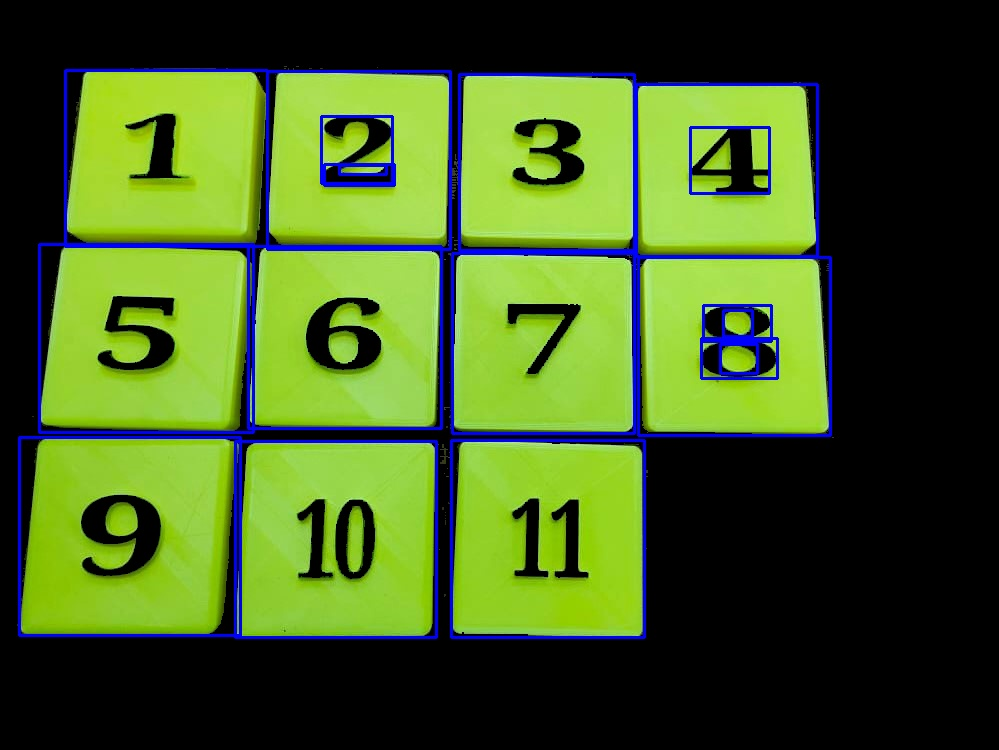
#> input picture rectangle.jpg, 999 x 750 px
$ python start_all.py
#> lines starting #> are read from the running program, lines starting #| are printed output that depends on the picture; after the words box and inside, x2 and y2 are one past the last pixel; in counts of white or black regions, pixels touching at a corner belong together
#> the answer given: rectangle.jpg
#> in img2photo, img is the input picture: shape (750, 999, 3); mean B, G, R 33.8, 93.1, 67.9
### getphoto.py
#1圖片轉尋找框
import cv2
import numpy as np


# [4 lines left out: function show_photo, not called in this run]

def imgq(img):
    # 轉灰度圖
    img = cv2.cvtColor(img, cv2.COLOR_BGR2GRAY)
#> img: shape (750, 999)
    # 侵蝕膨脹
    kernel = np.ones((5,5), np.uint8)
    img = cv2.erode(img, kernel)
    img = cv2.dilate(img, kernel)
    # 高斯濾波
    img = cv2.GaussianBlur(img, (3,3), 0)
    # 二值化
    ret, img = cv2.threshold(img, 127, 255, cv2.THRESH_BINARY)
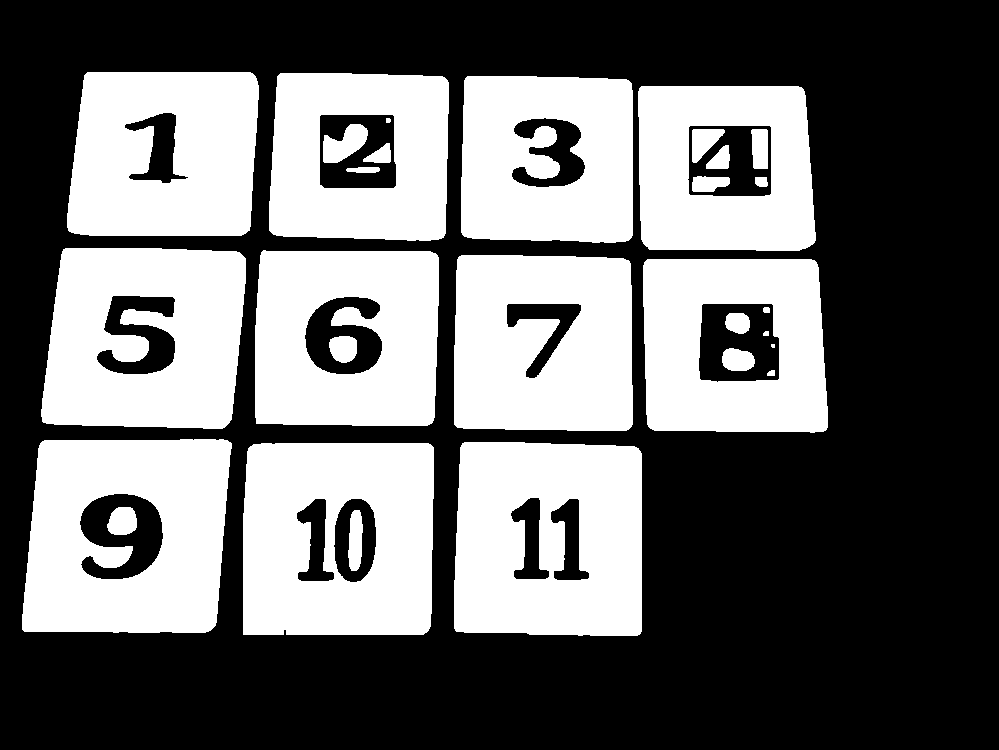
#> img: shape (750, 999); 41.8% white; 29 white regions (1 under 20 px), largest, box (x1, y1, x2, y2) and area: (454, 442, 642, 636) 32352, (22, 439, 232, 633) 32301, (243, 443, 434, 635) 31769
    return img

def imgtreat(img):
    img = imgq(img)
    # canny邊緣檢測
    img = cv2.Canny(img, 100, 300)
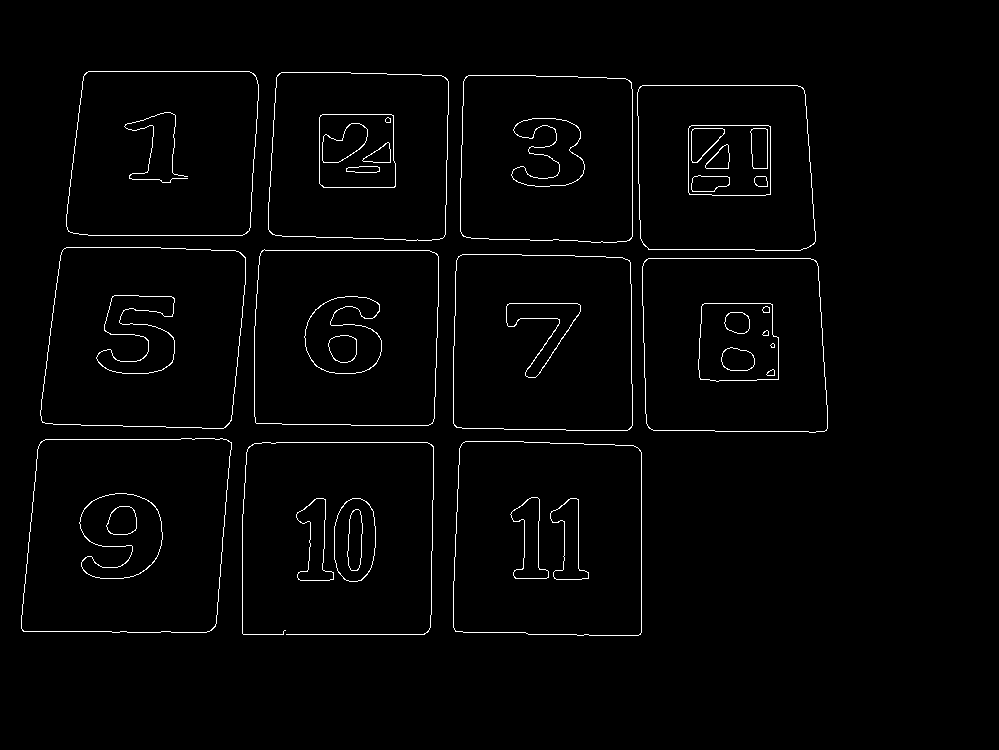
#> img: shape (750, 999); 1.7% white in thin lines or dots, all inside (x1, y1, x2, y2) = (21, 71, 828, 636)
    # 尋找輪廓
    (cnts, _) = cv2.findContours(img.copy(),
        cv2.RETR_EXTERNAL, cv2.CHAIN_APPROX_SIMPLE)
#> cnts = 13 contours, 1 with area under 20; largest, box (x1, y1, x2, y2) and area: (21, 438, 232, 633) 37253, (453, 441, 642, 636) 35358, (40, 247, 246, 429) 33616, (254, 249, 439, 426) 31512, (642, 258, 828, 433) 30826
    # print(len(cnts))
    return cnts

def img2photo():
    print("輸入讀取的圖片路徑")
    img = cv2.imread(input())
    # show_photo('mask', img)
    cnts = imgtreat(img)
    txt_file = open('./contours.txt', 'w')
    for i in range(len(cnts)):
        cnt = cnts[i]
        x, y, w, h = cv2.boundingRect(cnt)
        img = cv2.rectangle(img, (x, y), (x+w, y+h), (255, 0, 0), 2)
        txt_file.write('{:0>2d}: [{},{}  {},{}  {},{}  {},{}]\n'.format(
            i+1, x, y, x, y+h, x+w, y, x+w, y+h))
#> this loop made 13 passes
#> (x, y, w, h) on passes 1 to 12: (334, 498, 42, 84), (296, 498, 38, 83), (242, 442, 192, 193), (453, 441, 189, 195), (21, 438, 211, 195), (642, 258, 186, 175), (453, 254, 180, 177), (254, 249, 185, 177), (40, 247, 206, 182), (637, 85, 179, 166), (460, 75, 173, 168), (268, 72, 181, 169)
#> pass 1, in img2photo, `img = cv2.rectangle(img, (x, y), (x+w, y+h), (255, 0, 0), 2)`:
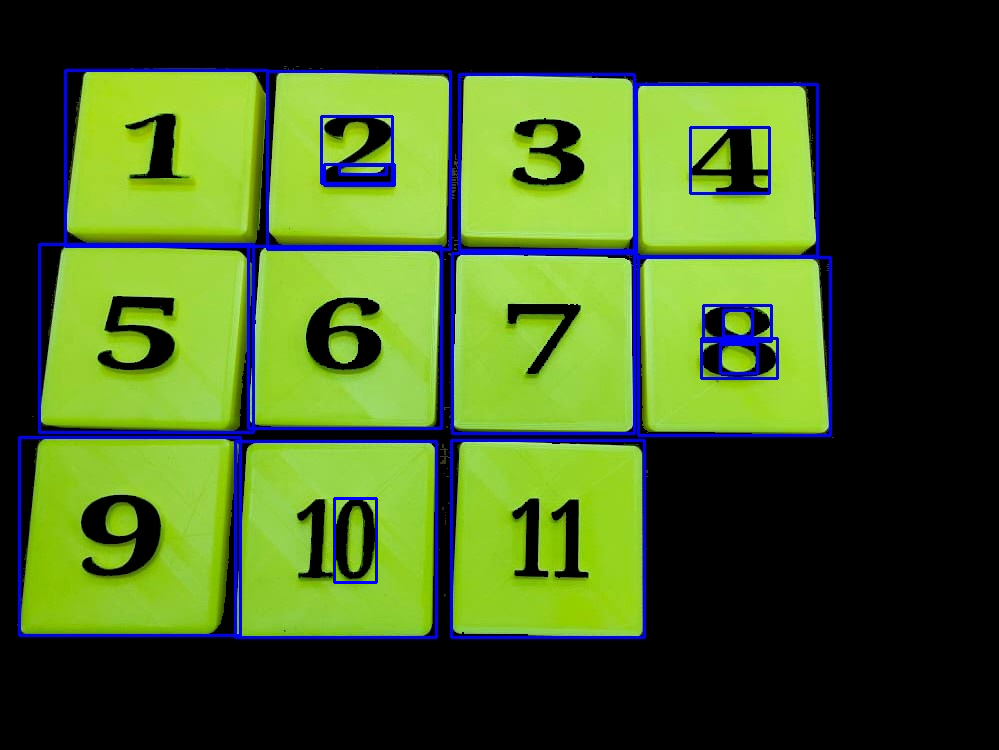
#> img: shape (750, 999, 3); 0.1% of pixels changed, all inside (x1, y1, x2, y2) = (333, 497, 378, 584)
#> pass 3, in img2photo, `img = cv2.rectangle(img, (x, y), (x+w, y+h), (255, 0, 0), 2)`:
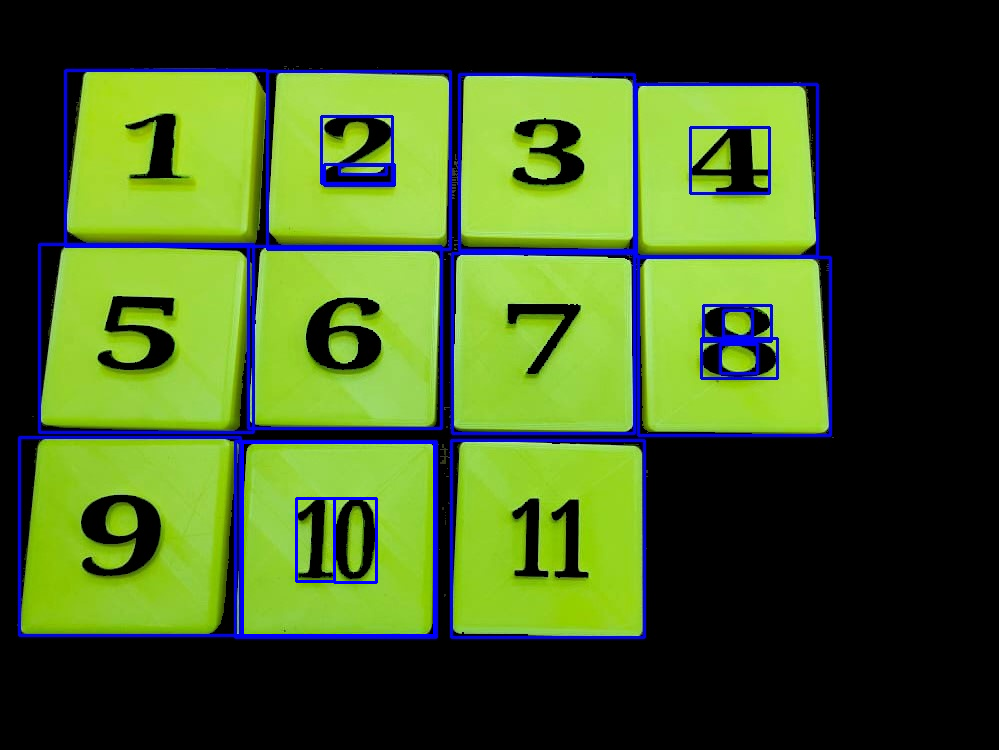
#> img: shape (750, 999, 3); mean B, G, R 34.5, 92.5, 67.5
#> after the loop:
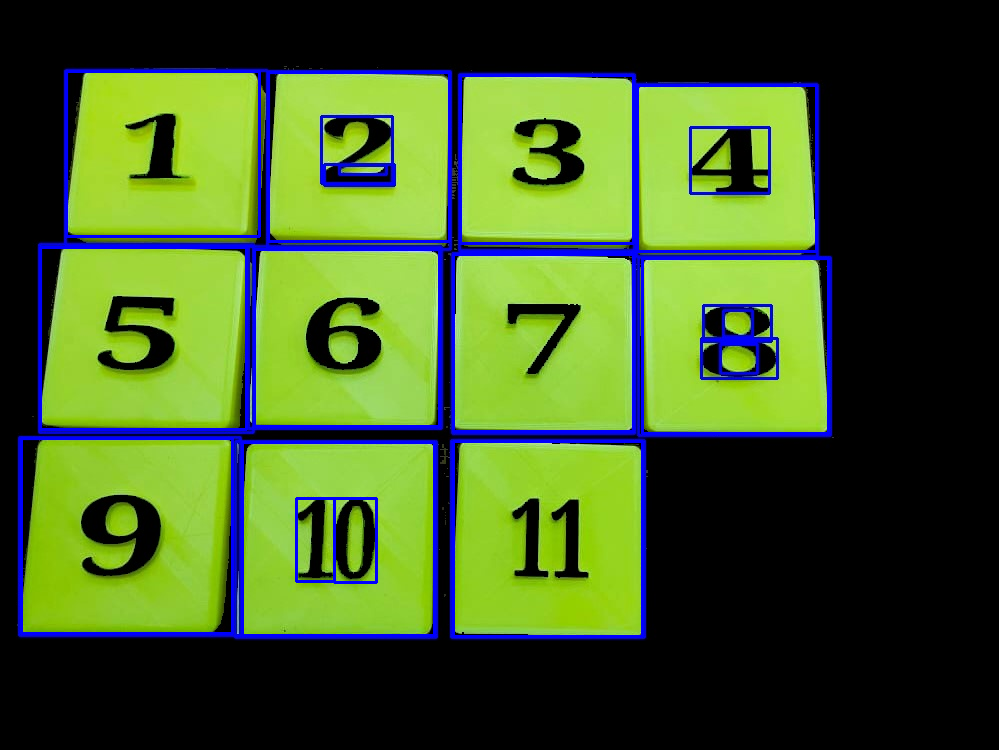
#> img: shape (750, 999, 3); 2.92% of pixels changed, all inside (x1, y1, x2, y2) = (20, 70, 830, 638)

    cv2.imwrite('./rectangle.jpg', img)
    txt_file.close()

    cv2.waitKey()
    cv2.destroyAllWindows()

# [2 lines that do not run on import are left out]

### cutimg.py
#2裁切框為小圖片
import cv2
import os
from re import split

def pos():
    txt_file = open(r'./contours.txt', 'r')
    read = txt_file.readlines() #讀取內容
    count = len(read) #讀取行數
    # print(read, count)
    pos = [[0]*8 for i in range(count)]
    for i in range(count):
        line = read[i]
        line= line[5:-2]
        pos[i] = split(r'[,\s]\s*', line) #切割值
        # print(pos[i])
    txt_file.close()
    return pos

def crop(pos):
    img = cv2.imread(r"./rectangle.jpg")
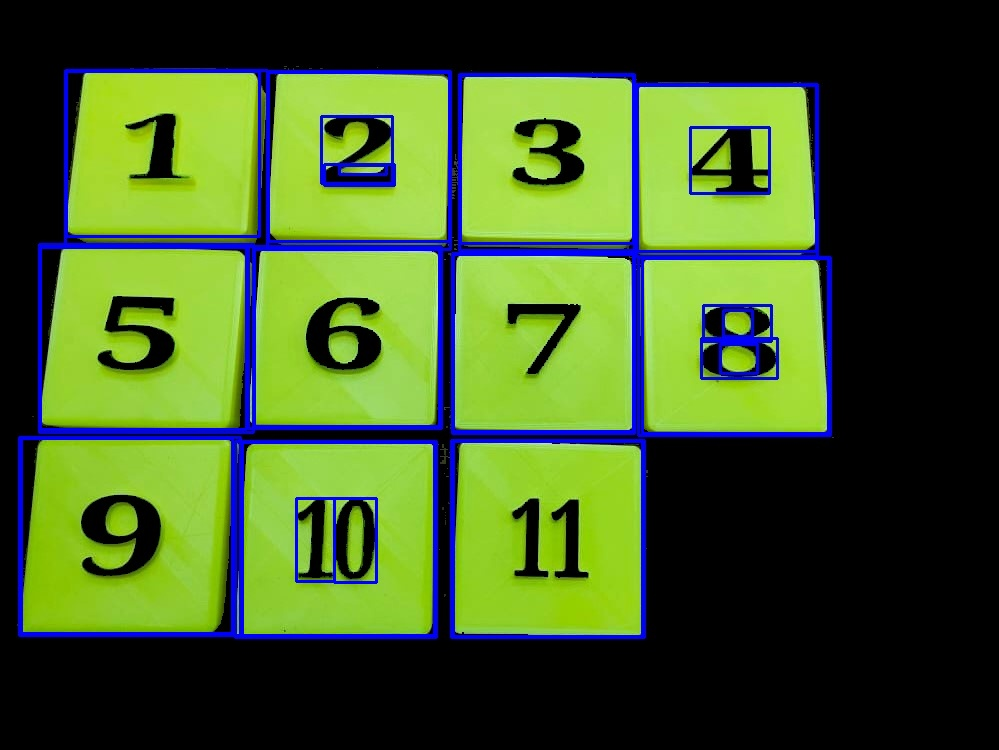
#> img: shape (750, 999, 3); mean B, G, R 38.5, 91, 66.4
    dir = r'./Numdata/'
    if os.path.isdir(dir):
        filelist = os.listdir(dir)
        for file in filelist:
            os.remove(dir+file)
    else:
        os.mkdir(dir)
    for i in range(len(pos)):
        x = int(pos[i][0])+15
        y = int(pos[i][1])+15
        w = int(pos[i][6])-15
        h = int(pos[i][7])-15
        # print('{} {} {} {}'.format(x, y, w, h))
        crop_img = img[y:h, x:w]
        write_name = dir + str(x)+','+str(y)+'.jpg'
        cv2.imwrite(write_name,  crop_img)
#> this loop made 13 passes
#> pass 3, in crop, `crop_img = img[y:h, x:w]`:
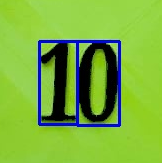
#> crop_img: shape (163, 162, 3); mean B, G, R 60.1, 175.3, 122.7

# [2 lines that do not run on import are left out]

### getnum.py
#3辨識圖片的數字
import cv2
import numpy as np
import pytesseract
import os
import getphoto

# [9 lines left out: function numget, not called in this run]

def mask(imgpath):
    img = cv2.imread(imgpath)
    return img

def write_numfile():
    folder = r"./Numdata/"
    filelist = os.listdir(folder)
    f = open(r'./result.txt', 'w')
    for file in filelist:
        img = getphoto.imgq(mask(folder+file))
        # cv2.imshow(file, img)
        num = numget(img)
        # print('{} \nThe result is: {}'.format(folder+file, num))
        if('.jpg' in file):
            file = file[:-4]
            file = file.replace(',', ' ')
        # print(file)
        f.write('{} {}\n'.format(file, num))
    f.close()

    cv2.waitKey()
    cv2.destroyAllWindows()

def final_result():
    f = open(r'./result.txt')
    data = f.read().splitlines()
    f.close()
    for i in range(len(data)):
        data[i] = data[i].split(' ')
    for i in range(len(data)):
        for n in range(len(data[i])):
            data[i][n] = int(data[i][n])

    count = 0
    for i in range(len(data)):
        if(i == len(data)-1):
            data[i][0] = count
        elif(abs(data[i][0] - data[i+1][0]) <= 50):
            data[i][0] = count
        else:
            data[i][0] = count
            count+=1
        # print(data[i])

    dx_point = 0
    i = [0]*2
    final_out = []
    while (i[1] <= len(data)):
        try:
            if(data[i[1]][0] == dx_point):
                i[1]+=1
            elif(data[i[1]][0] != dx_point):
                temp = data[i[0] : i[1]]
                temp.sort(key=lambda x:x[1])
                for temp_c in range(len(temp)):
                    temp[temp_c][1] = temp_c
                final_out.append(temp)
                # print('{} {} {}'.format(dx_point, i, temp))
                i[0]=i[1]
                i[1]+=1
                dx_point+=1
        except:
            temp = data[i[0] : i[1]]
            temp.sort(key=lambda x:x[1])
            for temp_c in range(len(temp)):
                temp[temp_c][1] = temp_c
            final_out.append(temp)
            # print('{} {} {}'.format(dx_point, i, temp))
            i[1]+=1

    # for i in range(len(final_out)):
    #     print(final_out[i], '\n')
    f = open(r'./finalfile.txt', 'w')
    transpose_final_out = [[0]*3 for i in range(4)]
    for i in range(len(final_out)):
        for m in range(len(final_out[i])):
            transpose_final_out[i][m] = final_out[i][m][2]

    # print(transpose(transpose_final_out))
    transpose_final_out = transpose(transpose_final_out)
    # print(transpose_final_out)
    for i in range(len(transpose_final_out)):
        for m in range(len(transpose_final_out[i])):
            f.write('{:>3d}'.format((transpose_final_out[i][m])))
        f.write('\n')

def transpose(matrix):
    return [[i[j] for i in matrix] for j in range(0, len(matrix[0]))]

# [3 lines that do not run on import are left out]

### start_all.py
import getnum
import cutimg
import getphoto
from os import system

getphoto.img2photo()
cutimg.crop(cutimg.pos())
getnum.write_numfile()
getnum.final_result()
system('Pause')
